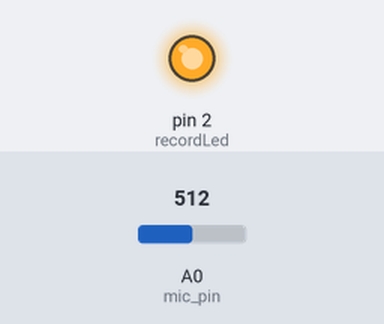
Bench run of a sketch on a simulated Arduino Uno, built for the host (arithmetic inside an expression is 32-bit, double 64-bit). Parts: output pins drawn as LEDs (lit = HIGH). The inputs (shaded band) are chosen by the test bench; at power-on: A0 (mic_pin) = 512. Storage starts empty; what the sketch prints to the serial monitor is not drawn.

Above: at 5.0 s.
At 10.17 s:
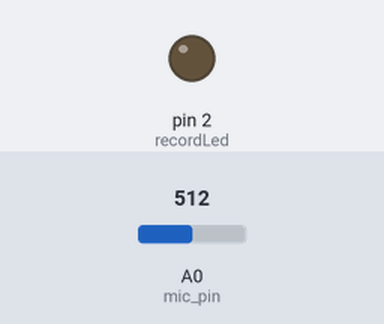
Timing chart, 0 to 13.3 s (numbered marks = the images above):
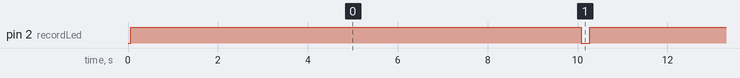

The sketch:

Sound_FFT.ino
```cpp
/* This code has been modified by Soheyl
The code records 10 seconds of sound and calculates the FFT
It also stores this data onto the SD card (Both the sound and FFT)
*/

#include <TMRpcm.h>
#include <SD.h>
#include <SPI.h>
#include "arduinoFFT.h"

TMRpcm audio;

int file_number = 0;
char filePrefixname[50] = "rec";
char wavExten[10] = ".wav";
char csvExten[10] = ".csv";
const int recordLed = 2;
const int mic_pin = A0;
const int sample_rate = 16000;
#define SD_CSPin 12

// FFT configuration
const uint16_t samples = 128; // Must be a power of 2
const float samplingFrequency = 8000; // Hz
unsigned int sampling_period_us;
unsigned long microseconds;
float vReal[samples];
float vImag[samples];
ArduinoFFT<float> FFT = ArduinoFFT<float>(vReal, vImag, samples, samplingFrequency, true);

bool header_written = false;

// Delay function with serial log.
void wait_min(int seconds) {
  int count = 0;
  while (count < seconds) {
    Serial.print('.');
    delay(1000);
    count++;
  }
  Serial.println();
}

void setup() {
  Serial.begin(9600);
  pinMode(mic_pin, INPUT);
  pinMode(recordLed, OUTPUT);
  Serial.println("Loading... SD card");
  if (!SD.begin(SD_CSPin)) {
    Serial.println("An Error has occurred while mounting SD");
    while (1);
  }
  audio.CSPin = SD_CSPin;
  sampling_period_us = round(1000000 * (1.0 / samplingFrequency));
}

void loop() {
  Serial.println("===================================================================");

  // Create new file names
  char fileSlNum[20] = "";
  itoa(file_number, fileSlNum, 10);

  char wavFileName[50] = "";
  strcat(wavFileName, filePrefixname);
  strcat(wavFileName, fileSlNum);
  strcat(wavFileName, wavExten);

  char csvFileName[50] = "";
  strcat(csvFileName, filePrefixname);
  strcat(csvFileName, fileSlNum);
  strcat(csvFileName, csvExten);

  Serial.print("New WAV File Name: ");
  Serial.println(wavFileName);

  // Record audio
  digitalWrite(recordLed, HIGH);
  audio.startRecording(wavFileName, sample_rate, mic_pin);
  Serial.println("Start recording...");
  wait_min(10); // Record for 10 seconds
  digitalWrite(recordLed, LOW);
  audio.stopRecording(wavFileName);
  Serial.println("Recording stopped");

  // Perform FFT
  Serial.println("Performing FFT...");
  microseconds = micros();
  for (int i = 0; i < samples; i++) {
    vReal[i] = analogRead(mic_pin);
    vImag[i] = 0;
    while (micros() - microseconds < sampling_period_us) {
      // Empty loop to wait for the correct sampling time
    }
    microseconds += sampling_period_us;
  }

  FFT.windowing(FFTWindow::Hamming, FFTDirection::Forward); // Weigh data
  FFT.compute(FFTDirection::Forward); // Compute FFT
  FFT.complexToMagnitude(); // Compute magnitudes

  // Save FFT results to CSV
  Serial.print("Saving FFT data to ");
  Serial.println(csvFileName);

  File csvFile = SD.open(csvFileName, FILE_WRITE);
  if (csvFile) {
    if (!header_written) {
      csvFile.println("Frequency(Hz),Magnitude");
      header_written = true;
    }

    for (int i = 0; i < (samples >> 1); i++) {
      float frequency = (i * 1.0 * samplingFrequency) / samples;
      csvFile.print(frequency, 6);
      csvFile.print(",");
      csvFile.println(vReal[i], 4);
    }

    csvFile.close();
    Serial.println("FFT data saved");
  } else {
    Serial.println("Error opening CSV file for writing");
  }

  file_number++;
  Serial.println("===================================================================");
}
```

Measured:
- by itself, pin 2 (recordLed): alternates HIGH for 10.0 s and LOW for 0.20 s
